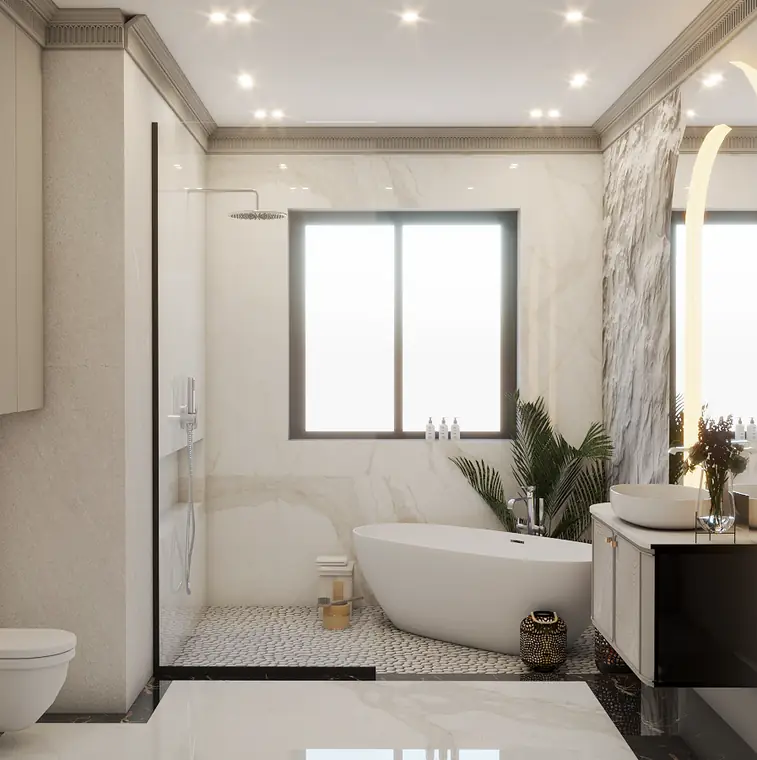
#> input picture site/assets/img/cy_bath-s.webp, 757 x 760 px
$ python sketch.py ../site/assets/img/cy_bath-s.webp ../site/assets/img/cy_bath.webp 1.0 1.0
#> lines starting #> are read from the running program, lines starting #| are printed output that depends on the picture; after the words box and inside, x2 and y2 are one past the last pixel; in counts of white or black regions, pixels touching at a corner belong together
"""Turn a render into an ink line drawing on transparent/paper (numpy only)."""
import numpy as np, sys
from PIL import Image, ImageFilter

INK = (43, 39, 36)

def sketch(src, dst, width=1920, paper=(244, 238, 230), lo=0.06, hi=0.30, blur=1.2):
#> called with src = '../site/assets/img/cy_bath-s.webp', dst = '../site/assets/img/cy_bath.webp', width = 1920, paper = (244, 238, 230), lo = 1, hi = 1, blur = 1.2
    im = Image.open(src).convert('RGB')
#> im is the input picture: PIL image 757x760 RGB; mean R, G, B 173.3, 165.2, 154.3
    if im.width != width:
        im = im.resize((width, round(im.height * width / im.width)), Image.LANCZOS)
#> im: PIL image 1920x1928 RGB
    g = np.asarray(im.convert('L').filter(ImageFilter.GaussianBlur(blur)), dtype=np.float32) / 255
    # Sobel
    kx = np.array([[-1, 0, 1], [-2, 0, 2], [-1, 0, 1]], np.float32)
    pad = np.pad(g, 1, mode='edge')
    def conv(k):
        out = np.zeros_like(g)
        for dy in range(3):
            for dx in range(3):
                out += k[dy, dx] * pad[dy:dy + g.shape[0], dx:dx + g.shape[1]]
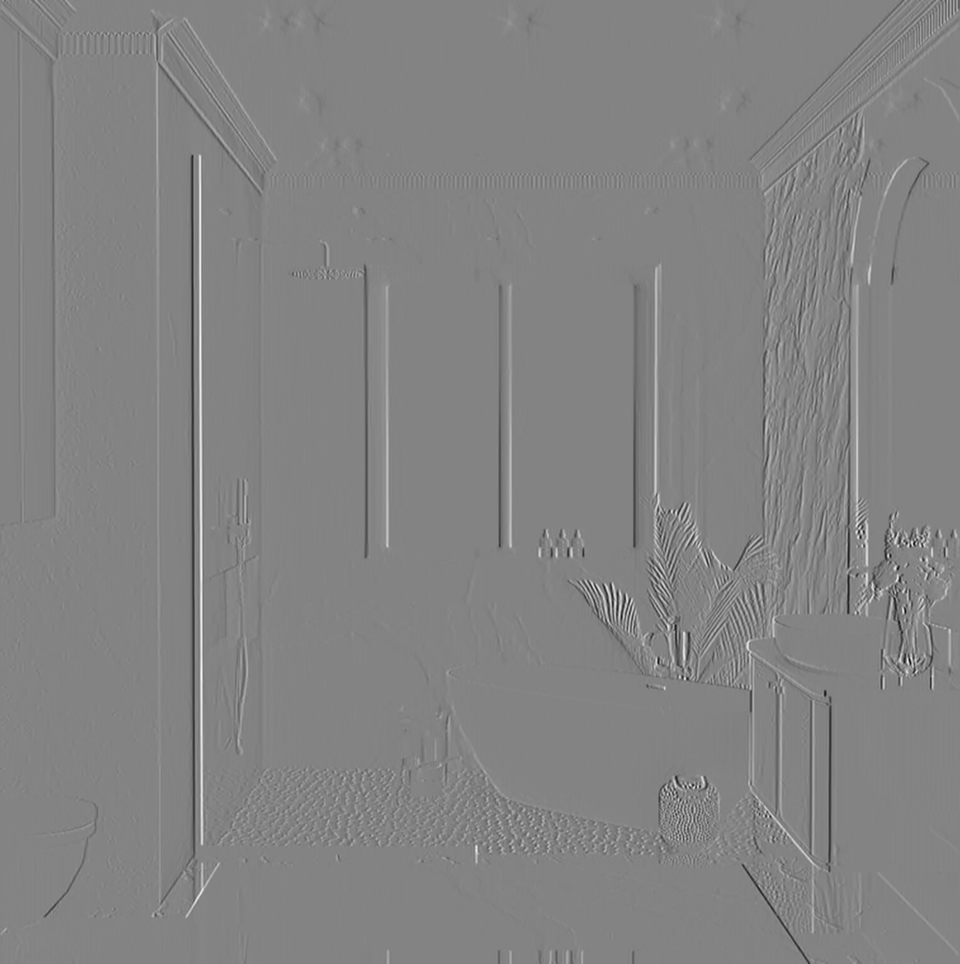
#> out: shape (1928, 1920) float32 (shown at 1/2 size); min -1.49, max 1.41, mean 0.000346; drawn with min black and max white
        return out
    gx, gy = conv(kx), conv(kx.T)
#> in conv (call 2), `out = np.zeros_like(g)`: out: shape (1928, 1920) float32; every value is 0
#> after the loop in conv (call 2), `for dy in range(3):`:
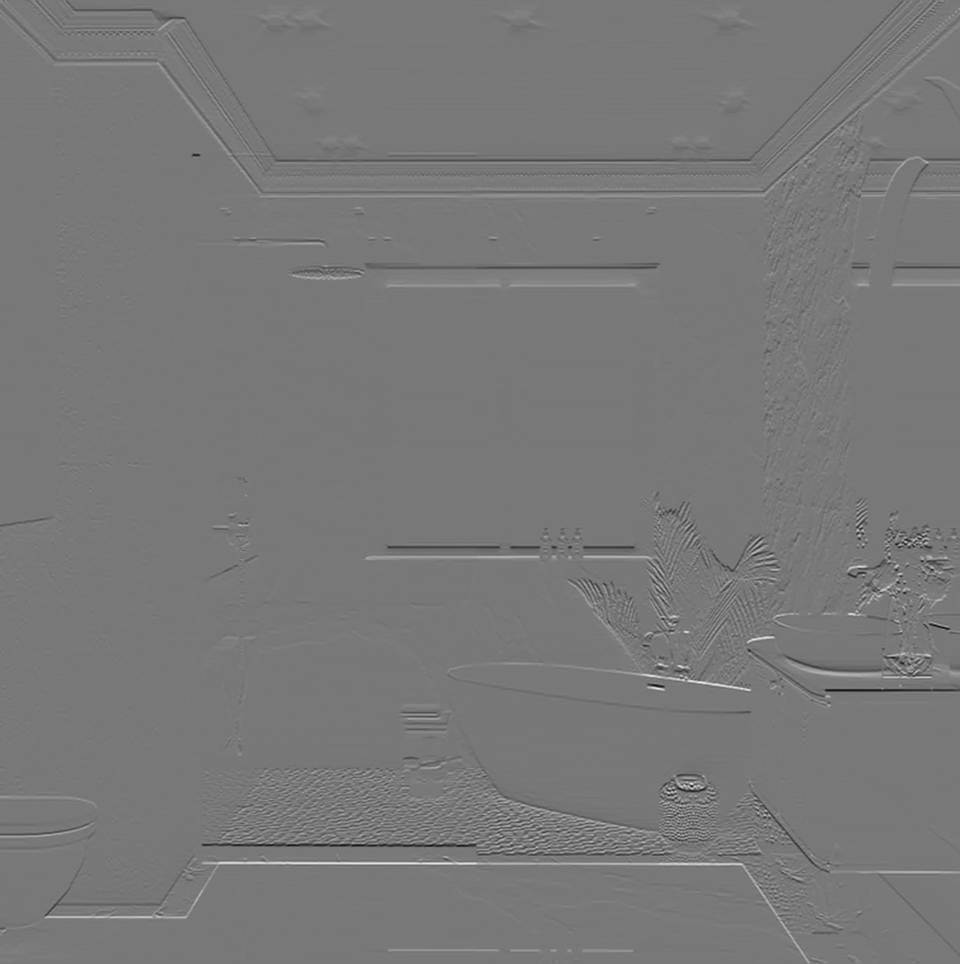
#> out: shape (1928, 1920) float32 (shown at 1/2 size); min -1.5, max 1.66, mean -6.52e-05; drawn with min black and max white
    mag = np.sqrt(gx * gx + gy * gy)
    a = np.clip((mag - lo) / (hi - lo), 0, 1) ** 0.8
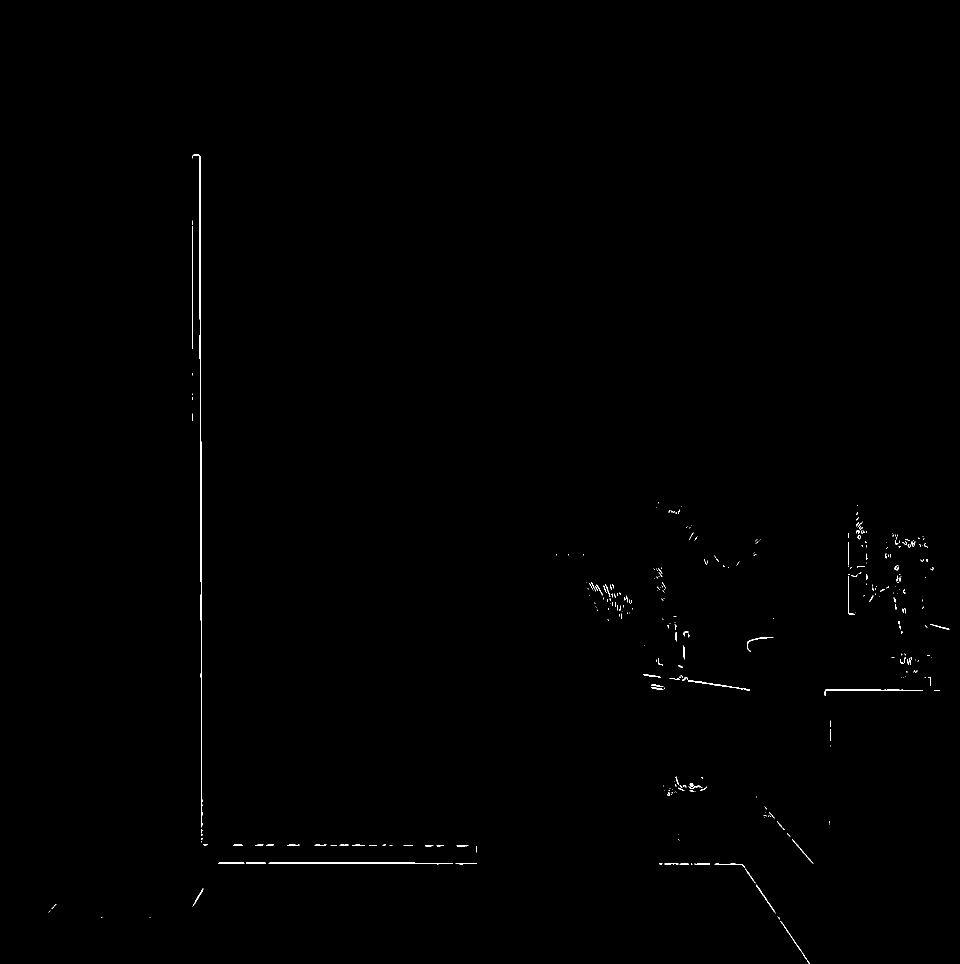
#> a: shape (1928, 1920) float32 (shown at 1/2 size); values 0 (black) and 1 (white), 0.28% white in thin lines or dots, all inside (x1, y1, x2, y2) = (97, 309, 1899, 1928)
    # faint tonal wash so large shapes still read
    wash = np.clip((0.55 - g) * 0.35, 0, 0.18)
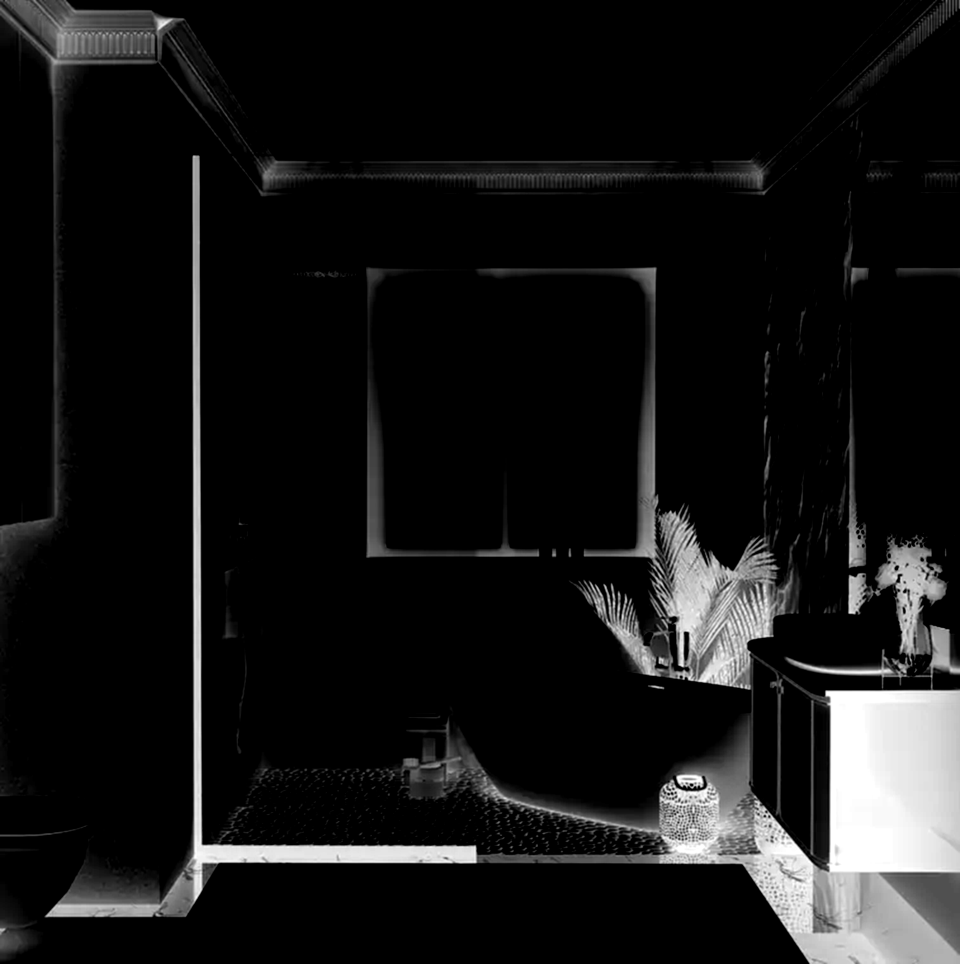
#> wash: shape (1928, 1920) float32 (shown at 1/2 size); min 0, max 0.18, mean 0.0156; drawn with min black and max white
    a = np.clip(a + wash, 0, 1)
    p = np.array(paper, np.float32); ink = np.array(INK, np.float32)
    rgb = p * (1 - a[..., None]) + ink * a[..., None]
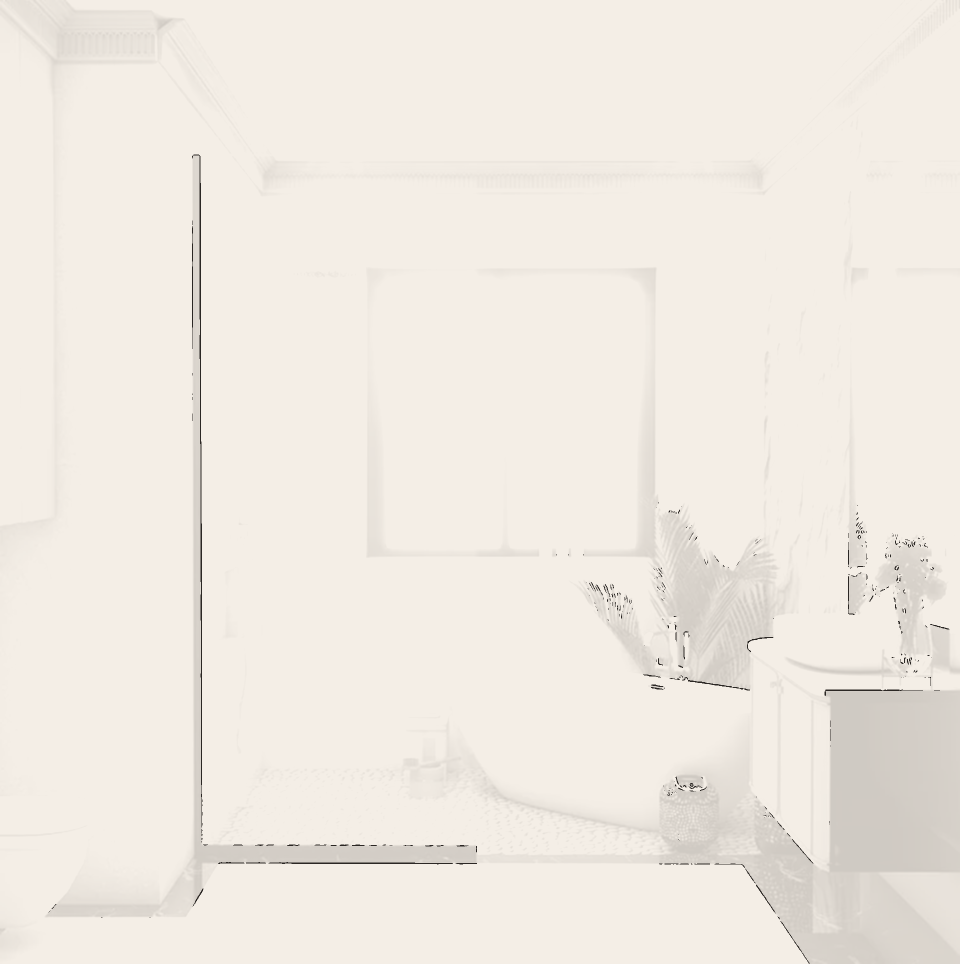
#> rgb: shape (1928, 1920, 3) float32 (shown at 1/2 size); mean of channels 0, 1, 2 245.6, 235.1, 229.7; drawn as R, G, B
    Image.fromarray(rgb.astype(np.uint8)).save(dst, quality=82)

if __name__ == '__main__':
    sketch(sys.argv[1], sys.argv[2], **({} if len(sys.argv) < 4 else {'lo': float(sys.argv[3]), 'hi': float(sys.argv[4])}))

$ run again, on site/assets/img/cy_bath_stone-s.webp
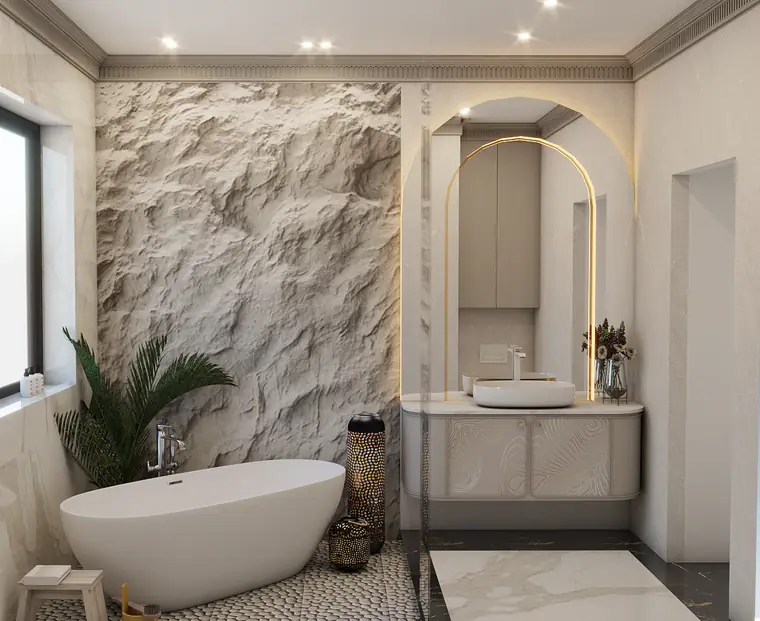
#> input picture site/assets/img/cy_bath_stone-s.webp, 760 x 621 px
#> in sketch, im is the input picture: PIL image 760x621 RGB; mean R, G, B 152.3, 142, 129.3
#> im: PIL image 1920x1569 RGB
#> in sketch, `a = np.clip((mag - lo) / (hi - lo), 0, 1) ** 0.8`:
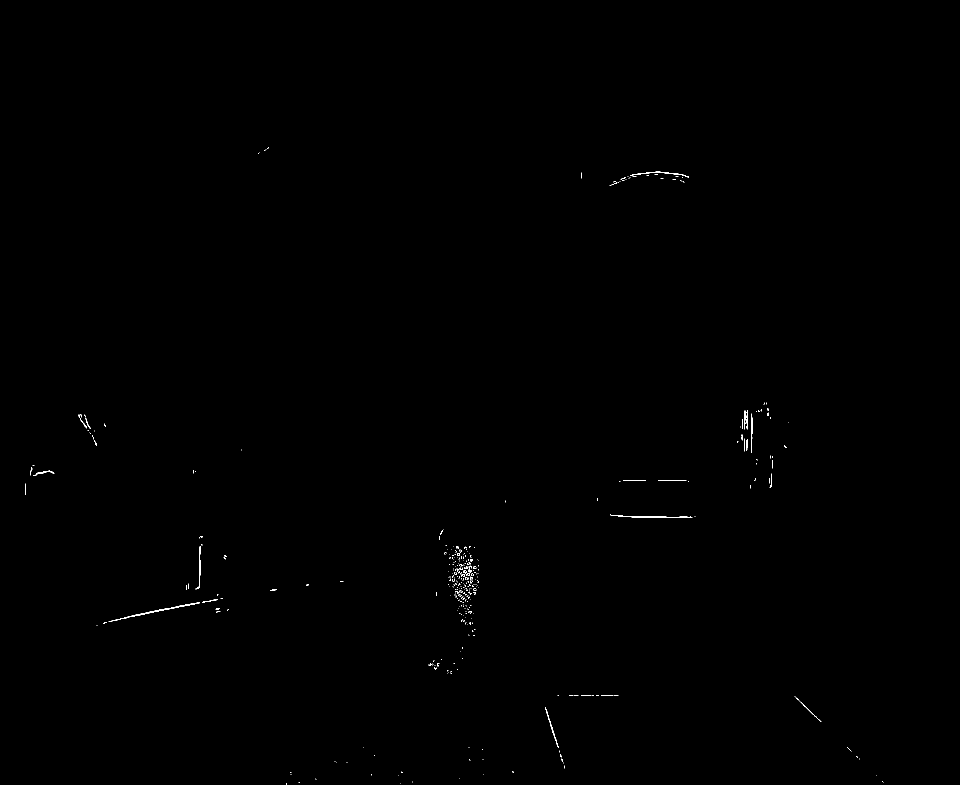
#> a: shape (1569, 1920) float32 (shown at 1/2 size); values 0 (black) and 1 (white), 0.15% white in thin lines or dots, all inside (x1, y1, x2, y2) = (50, 295, 1767, 1569)
#> in sketch, `rgb = p * (1 - a[..., None]) + ink * a[..., None]`:
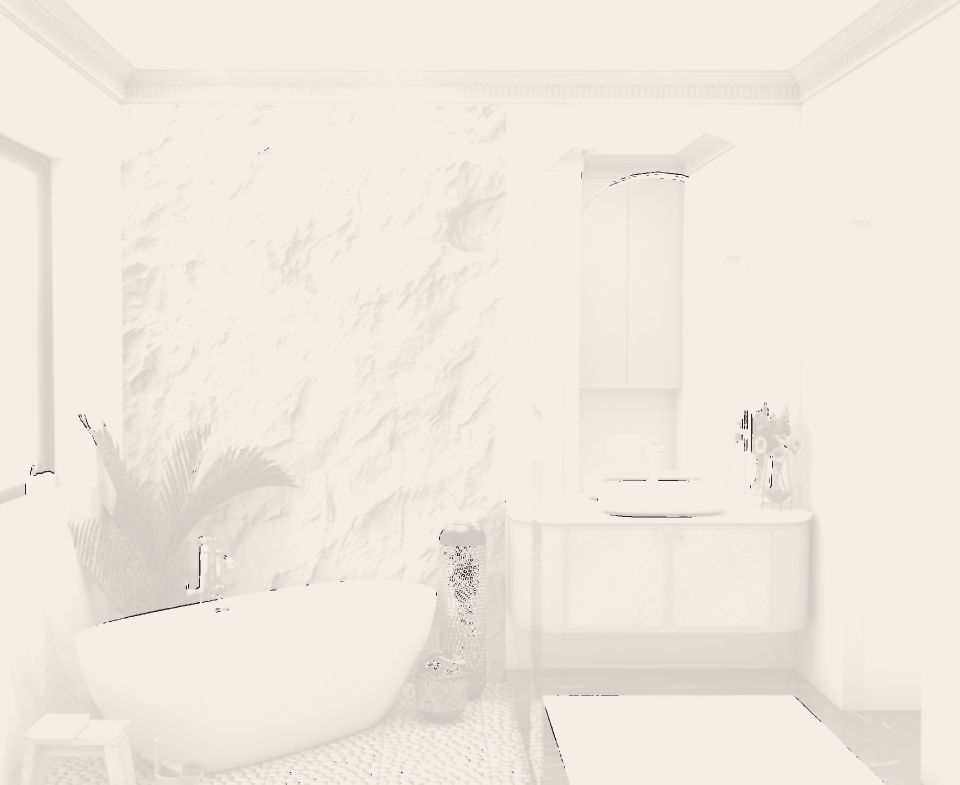
#> rgb: shape (1569, 1920, 3) float32 (shown at 1/2 size); mean of channels 0, 1, 2 243.6, 231.7, 224.6; drawn as R, G, B

$ run again, on site/assets/img/cy_bbq_day-s.webp
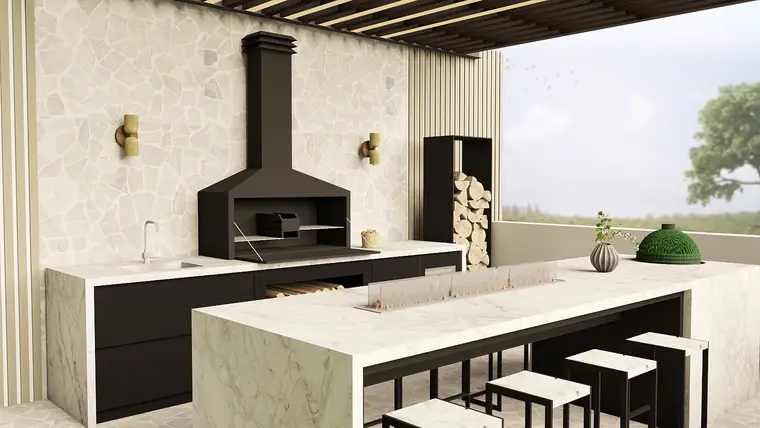
#> input picture site/assets/img/cy_bbq_day-s.webp, 760 x 428 px
#> in sketch, im is the input picture: PIL image 760x428 RGB; mean R, G, B 170, 163.3, 149.5
#> im: PIL image 1920x1081 RGB
#> in sketch, `a = np.clip((mag - lo) / (hi - lo), 0, 1) ** 0.8`:
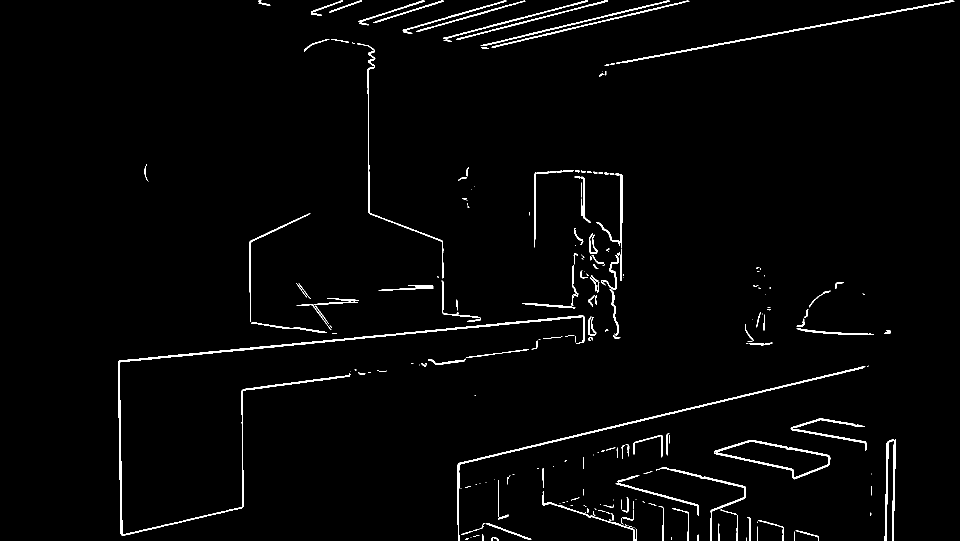
#> a: shape (1081, 1920) float32 (shown at 1/2 size); values 0 (black) and 1 (white), 2% white; 244 white regions (95 under 20 px), largest, box (x1, y1, x2, y2) and area: (236, 631, 1169, 1072) 6561, (915, 733, 1731, 1081) 3248, (1232, 1, 1909, 128) 2143
#> in sketch, `rgb = p * (1 - a[..., None]) + ink * a[..., None]`:
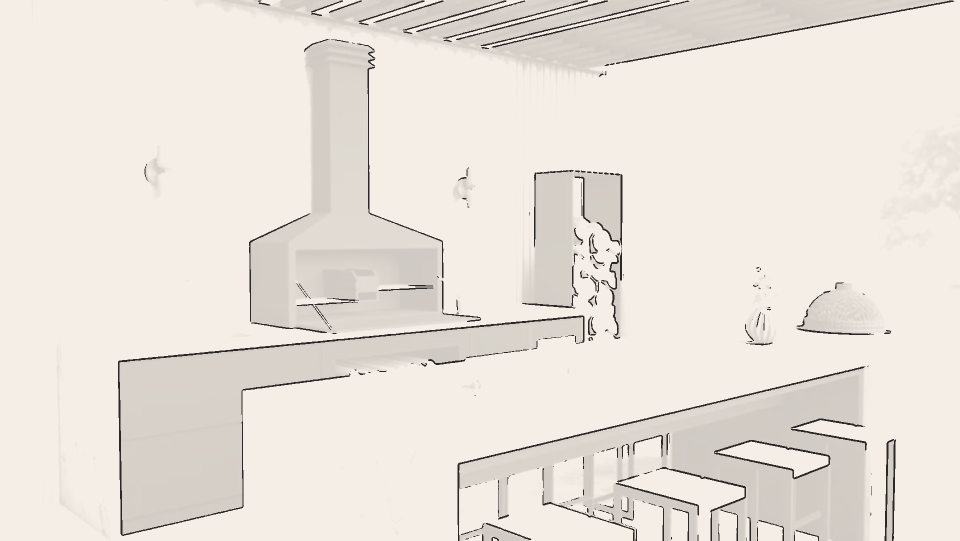
#> rgb: shape (1081, 1920, 3) float32 (shown at 1/2 size); mean of channels 0, 1, 2 236.1, 224, 215.7; drawn as R, G, B
